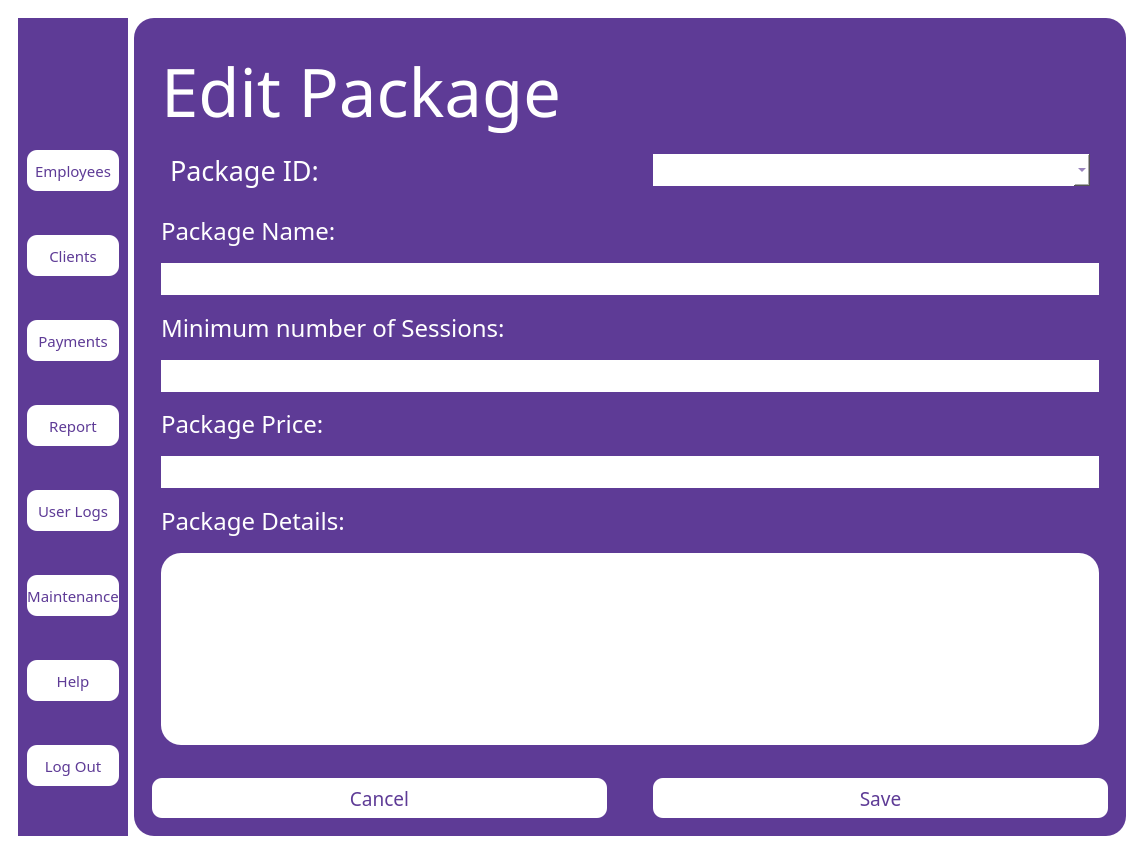
<?xml version="1.0" encoding="UTF-8"?>
<ui version="4.0">
 <class>MainWindow</class>
 <widget class="QMainWindow" name="MainWindow">
  <property name="geometry">
   <rect>
    <x>0</x>
    <y>0</y>
    <width>1144</width>
    <height>854</height>
   </rect>
  </property>
  <property name="windowTitle">
   <string>MainWindow</string>
  </property>
  <property name="styleSheet">
   <string notr="true">QMainWindow
{
background:white;
}</string>
  </property>
  <widget class="QWidget" name="centralwidget">
   <property name="styleSheet">
    <string notr="true">QWidget
{
background: white;
}</string>
   </property>
   <layout class="QVBoxLayout" name="verticalLayout">
    <item>
     <widget class="QWidget" name="widget" native="true">
      <layout class="QHBoxLayout" name="horizontalLayout">
       <item>
        <widget class="QWidget" name="widget_2" native="true">
         <property name="sizePolicy">
          <sizepolicy hsizetype="Fixed" vsizetype="Expanding">
           <horstretch>0</horstretch>
           <verstretch>0</verstretch>
          </sizepolicy>
         </property>
         <property name="styleSheet">
          <string notr="true">QWidget
{
background-color:#5e3b96;
}</string>
         </property>
         <layout class="QVBoxLayout" name="verticalLayout_2">
          <item>
           <widget class="QLabel" name="label">
            <property name="sizePolicy">
             <sizepolicy hsizetype="Fixed" vsizetype="Fixed">
              <horstretch>0</horstretch>
              <verstretch>0</verstretch>
             </sizepolicy>
            </property>
            <property name="maximumSize">
             <size>
              <width>121</width>
              <height>41</height>
             </size>
            </property>
            <property name="text">
             <string/>
            </property>
            <property name="pixmap">
             <pixmap>../softeng-main/logos/logog.jpg</pixmap>
            </property>
            <property name="scaledContents">
             <bool>true</bool>
            </property>
           </widget>
          </item>
          <item>
           <widget class="QPushButton" name="employees">
            <property name="sizePolicy">
             <sizepolicy hsizetype="Fixed" vsizetype="Fixed">
              <horstretch>0</horstretch>
              <verstretch>0</verstretch>
             </sizepolicy>
            </property>
            <property name="maximumSize">
             <size>
              <width>121</width>
              <height>41</height>
             </size>
            </property>
            <property name="font">
             <font>
              <family>Arial Black</family>
              <pointsize>11</pointsize>
             </font>
            </property>
            <property name="styleSheet">
             <string notr="true">QPushButton
{
background-color:white ;
color:#5e3b96;
 border-radius:10px;
}</string>
            </property>
            <property name="text">
             <string>Employees</string>
            </property>
           </widget>
          </item>
          <item>
           <widget class="QPushButton" name="clients">
            <property name="sizePolicy">
             <sizepolicy hsizetype="Fixed" vsizetype="Fixed">
              <horstretch>0</horstretch>
              <verstretch>0</verstretch>
             </sizepolicy>
            </property>
            <property name="maximumSize">
             <size>
              <width>121</width>
              <height>41</height>
             </size>
            </property>
            <property name="font">
             <font>
              <family>Arial Black</family>
              <pointsize>11</pointsize>
             </font>
            </property>
            <property name="styleSheet">
             <string notr="true">QPushButton
{
background-color:white ;
color:#5e3b96;
 border-radius:10px;
}</string>
            </property>
            <property name="text">
             <string>Clients</string>
            </property>
           </widget>
          </item>
          <item>
           <widget class="QPushButton" name="payments">
            <property name="sizePolicy">
             <sizepolicy hsizetype="Fixed" vsizetype="Fixed">
              <horstretch>0</horstretch>
              <verstretch>0</verstretch>
             </sizepolicy>
            </property>
            <property name="maximumSize">
             <size>
              <width>121</width>
              <height>41</height>
             </size>
            </property>
            <property name="font">
             <font>
              <family>Arial Black</family>
              <pointsize>11</pointsize>
             </font>
            </property>
            <property name="styleSheet">
             <string notr="true">QPushButton
{
background-color:white ;
color:#5e3b96;
 border-radius:10px;
}</string>
            </property>
            <property name="text">
             <string>Payments</string>
            </property>
           </widget>
          </item>
          <item>
           <widget class="QPushButton" name="report">
            <property name="sizePolicy">
             <sizepolicy hsizetype="Fixed" vsizetype="Fixed">
              <horstretch>0</horstretch>
              <verstretch>0</verstretch>
             </sizepolicy>
            </property>
            <property name="maximumSize">
             <size>
              <width>121</width>
              <height>41</height>
             </size>
            </property>
            <property name="font">
             <font>
              <family>Arial Black</family>
              <pointsize>11</pointsize>
             </font>
            </property>
            <property name="styleSheet">
             <string notr="true">QPushButton
{
background-color:white ;
color:#5e3b96;
 border-radius:10px;
}</string>
            </property>
            <property name="text">
             <string>Report</string>
            </property>
           </widget>
          </item>
          <item>
           <widget class="QPushButton" name="userlogs">
            <property name="sizePolicy">
             <sizepolicy hsizetype="Fixed" vsizetype="Fixed">
              <horstretch>0</horstretch>
              <verstretch>0</verstretch>
             </sizepolicy>
            </property>
            <property name="maximumSize">
             <size>
              <width>121</width>
              <height>41</height>
             </size>
            </property>
            <property name="font">
             <font>
              <family>Arial Black</family>
              <pointsize>11</pointsize>
             </font>
            </property>
            <property name="styleSheet">
             <string notr="true">QPushButton
{
background-color:white ;
color:#5e3b96;
 border-radius:10px;
}</string>
            </property>
            <property name="text">
             <string>User Logs</string>
            </property>
           </widget>
          </item>
          <item>
           <widget class="QPushButton" name="maintenance">
            <property name="sizePolicy">
             <sizepolicy hsizetype="Fixed" vsizetype="Fixed">
              <horstretch>0</horstretch>
              <verstretch>0</verstretch>
             </sizepolicy>
            </property>
            <property name="maximumSize">
             <size>
              <width>121</width>
              <height>41</height>
             </size>
            </property>
            <property name="font">
             <font>
              <family>Arial Black</family>
              <pointsize>11</pointsize>
             </font>
            </property>
            <property name="styleSheet">
             <string notr="true">QPushButton
{
background-color:white ;
color:#5e3b96;
 border-radius:10px;
}</string>
            </property>
            <property name="text">
             <string>Maintenance</string>
            </property>
           </widget>
          </item>
          <item>
           <widget class="QPushButton" name="help">
            <property name="sizePolicy">
             <sizepolicy hsizetype="Fixed" vsizetype="Fixed">
              <horstretch>0</horstretch>
              <verstretch>0</verstretch>
             </sizepolicy>
            </property>
            <property name="maximumSize">
             <size>
              <width>121</width>
              <height>41</height>
             </size>
            </property>
            <property name="font">
             <font>
              <family>Arial Black</family>
              <pointsize>11</pointsize>
             </font>
            </property>
            <property name="styleSheet">
             <string notr="true">QPushButton
{
background-color:white ;
color:#5e3b96;
 border-radius:10px;
}</string>
            </property>
            <property name="text">
             <string>Help</string>
            </property>
           </widget>
          </item>
          <item>
           <widget class="QPushButton" name="logout">
            <property name="sizePolicy">
             <sizepolicy hsizetype="Fixed" vsizetype="Fixed">
              <horstretch>0</horstretch>
              <verstretch>0</verstretch>
             </sizepolicy>
            </property>
            <property name="maximumSize">
             <size>
              <width>121</width>
              <height>41</height>
             </size>
            </property>
            <property name="font">
             <font>
              <family>Arial Black</family>
              <pointsize>11</pointsize>
             </font>
            </property>
            <property name="styleSheet">
             <string notr="true">QPushButton
{
background-color:white ;
color:#5e3b96;
 border-radius:10px;
}</string>
            </property>
            <property name="text">
             <string>Log Out</string>
            </property>
           </widget>
          </item>
         </layout>
        </widget>
       </item>
       <item>
        <widget class="QWidget" name="widget_3" native="true">
         <property name="styleSheet">
          <string notr="true">QWidget
{
background-color:#5e3b96;
border-radius:20px;
}</string>
         </property>
         <layout class="QVBoxLayout" name="verticalLayout_3">
          <item>
           <widget class="QWidget" name="widget_4" native="true">
            <layout class="QHBoxLayout" name="horizontalLayout_2">
             <item>
              <widget class="QWidget" name="widget_6" native="true">
               <layout class="QVBoxLayout" name="verticalLayout_5">
                <item>
                 <widget class="QLabel" name="label_8">
                  <property name="sizePolicy">
                   <sizepolicy hsizetype="Minimum" vsizetype="Minimum">
                    <horstretch>0</horstretch>
                    <verstretch>0</verstretch>
                   </sizepolicy>
                  </property>
                  <property name="font">
                   <font>
                    <family>Arial Black</family>
                    <pointsize>50</pointsize>
                   </font>
                  </property>
                  <property name="styleSheet">
                   <string notr="true">QLabel{
color:white;
}</string>
                  </property>
                  <property name="text">
                   <string>Edit Package</string>
                  </property>
                 </widget>
                </item>
                <item>
                 <widget class="QWidget" name="widget_8" native="true">
                  <layout class="QHBoxLayout" name="horizontalLayout_3">
                   <item>
                    <widget class="QLabel" name="label_2">
                     <property name="font">
                      <font>
                       <family>Arial Black</family>
                       <pointsize>20</pointsize>
                      </font>
                     </property>
                     <property name="styleSheet">
                      <string notr="true">QLabel{
color:white;
}</string>
                     </property>
                     <property name="text">
                      <string>Package ID:</string>
                     </property>
                    </widget>
                   </item>
                   <item>
                    <spacer name="horizontalSpacer">
                     <property name="orientation">
                      <enum>Qt::Orientation::Horizontal</enum>
                     </property>
                     <property name="sizeType">
                      <enum>QSizePolicy::Policy::Fixed</enum>
                     </property>
                     <property name="sizeHint" stdset="0">
                      <size>
                       <width>40</width>
                       <height>20</height>
                      </size>
                     </property>
                    </spacer>
                   </item>
                   <item>
                    <widget class="QComboBox" name="comboBox">
                     <property name="font">
                      <font>
                       <family>Arial Black</family>
                       <pointsize>16</pointsize>
                      </font>
                     </property>
                     <property name="styleSheet">
                      <string notr="true">QComboBox{
background-color:white;
color:#5e3b96;
}</string>
                     </property>
                     <item>
                      <property name="text">
                       <string/>
                      </property>
                     </item>
                     <item>
                      <property name="text">
                       <string/>
                      </property>
                     </item>
                    </widget>
                   </item>
                  </layout>
                 </widget>
                </item>
                <item>
                 <widget class="QLabel" name="label_3">
                  <property name="font">
                   <font>
                    <family>Arial Black</family>
                    <pointsize>18</pointsize>
                   </font>
                  </property>
                  <property name="styleSheet">
                   <string notr="true">QLabel{
color:white;
}</string>
                  </property>
                  <property name="text">
                   <string>Package Name:</string>
                  </property>
                 </widget>
                </item>
                <item>
                 <widget class="QLineEdit" name="packagename">
                  <property name="sizePolicy">
                   <sizepolicy hsizetype="Minimum" vsizetype="Fixed">
                    <horstretch>0</horstretch>
                    <verstretch>0</verstretch>
                   </sizepolicy>
                  </property>
                  <property name="font">
                   <font>
                    <family>Arial Black</family>
                    <pointsize>16</pointsize>
                   </font>
                  </property>
                  <property name="styleSheet">
                   <string notr="true">QLineEdit{
background-color:white;
color:#5e3b96;
}</string>
                  </property>
                  <property name="readOnly">
                   <bool>true</bool>
                  </property>
                 </widget>
                </item>
                <item>
                 <widget class="QLabel" name="label_4">
                  <property name="font">
                   <font>
                    <family>Arial Black</family>
                    <pointsize>18</pointsize>
                   </font>
                  </property>
                  <property name="styleSheet">
                   <string notr="true">QLabel{
color:white;
}</string>
                  </property>
                  <property name="text">
                   <string>Minimum number of Sessions:</string>
                  </property>
                 </widget>
                </item>
                <item>
                 <widget class="QLineEdit" name="minimumsessions">
                  <property name="font">
                   <font>
                    <family>Arial Black</family>
                    <pointsize>16</pointsize>
                   </font>
                  </property>
                  <property name="styleSheet">
                   <string notr="true">QLineEdit{
background-color:white;
color:#5e3b96;
}</string>
                  </property>
                 </widget>
                </item>
                <item>
                 <widget class="QLabel" name="label_6">
                  <property name="font">
                   <font>
                    <family>Arial Black</family>
                    <pointsize>18</pointsize>
                   </font>
                  </property>
                  <property name="styleSheet">
                   <string notr="true">QLabel{
color:white;
}</string>
                  </property>
                  <property name="text">
                   <string>Package Price:</string>
                  </property>
                 </widget>
                </item>
                <item>
                 <widget class="QLineEdit" name="packageprice">
                  <property name="font">
                   <font>
                    <family>Arial Black</family>
                    <pointsize>16</pointsize>
                   </font>
                  </property>
                  <property name="styleSheet">
                   <string notr="true">QLineEdit{
background-color:white;
color:#5e3b96;
}</string>
                  </property>
                 </widget>
                </item>
                <item>
                 <widget class="QLabel" name="label_5">
                  <property name="font">
                   <font>
                    <family>Arial Black</family>
                    <pointsize>18</pointsize>
                   </font>
                  </property>
                  <property name="styleSheet">
                   <string notr="true">QLabel{
color:white;
}</string>
                  </property>
                  <property name="text">
                   <string>Package Details:</string>
                  </property>
                 </widget>
                </item>
                <item>
                 <widget class="QTextEdit" name="packagedetails">
                  <property name="sizePolicy">
                   <sizepolicy hsizetype="Minimum" vsizetype="Fixed">
                    <horstretch>0</horstretch>
                    <verstretch>0</verstretch>
                   </sizepolicy>
                  </property>
                  <property name="font">
                   <font>
                    <family>Arial Black</family>
                    <pointsize>16</pointsize>
                   </font>
                  </property>
                  <property name="styleSheet">
                   <string notr="true">QTextEdit{
background-color:white;
color:#5e3b96;
}</string>
                  </property>
                 </widget>
                </item>
               </layout>
              </widget>
             </item>
            </layout>
           </widget>
          </item>
          <item>
           <widget class="QWidget" name="widget_5" native="true">
            <property name="sizePolicy">
             <sizepolicy hsizetype="Preferred" vsizetype="Fixed">
              <horstretch>0</horstretch>
              <verstretch>0</verstretch>
             </sizepolicy>
            </property>
            <property name="minimumSize">
             <size>
              <width>0</width>
              <height>50</height>
             </size>
            </property>
            <property name="font">
             <font>
              <family>Arial Black</family>
             </font>
            </property>
            <layout class="QHBoxLayout" name="horizontalLayout_4">
             <item>
              <widget class="QPushButton" name="cancel">
               <property name="minimumSize">
                <size>
                 <width>60</width>
                 <height>40</height>
                </size>
               </property>
               <property name="font">
                <font>
                 <family>Arial Black</family>
                 <pointsize>14</pointsize>
                </font>
               </property>
               <property name="styleSheet">
                <string notr="true">QPushButton
{
background-color:white ;
color:#5e3b96;
 border-radius:10px;
}</string>
               </property>
               <property name="text">
                <string>Cancel</string>
               </property>
              </widget>
             </item>
             <item>
              <spacer name="horizontalSpacer_2">
               <property name="orientation">
                <enum>Qt::Orientation::Horizontal</enum>
               </property>
               <property name="sizeType">
                <enum>QSizePolicy::Policy::Fixed</enum>
               </property>
               <property name="sizeHint" stdset="0">
                <size>
                 <width>40</width>
                 <height>20</height>
                </size>
               </property>
              </spacer>
             </item>
             <item>
              <widget class="QPushButton" name="save">
               <property name="minimumSize">
                <size>
                 <width>60</width>
                 <height>40</height>
                </size>
               </property>
               <property name="font">
                <font>
                 <family>Arial Black</family>
                 <pointsize>14</pointsize>
                </font>
               </property>
               <property name="styleSheet">
                <string notr="true">QPushButton
{
background-color:white ;
color:#5e3b96;
 border-radius:10px;
}</string>
               </property>
               <property name="text">
                <string>Save</string>
               </property>
              </widget>
             </item>
            </layout>
           </widget>
          </item>
         </layout>
        </widget>
       </item>
      </layout>
     </widget>
    </item>
   </layout>
  </widget>
 </widget>
 <resources/>
 <connections/>
</ui>
